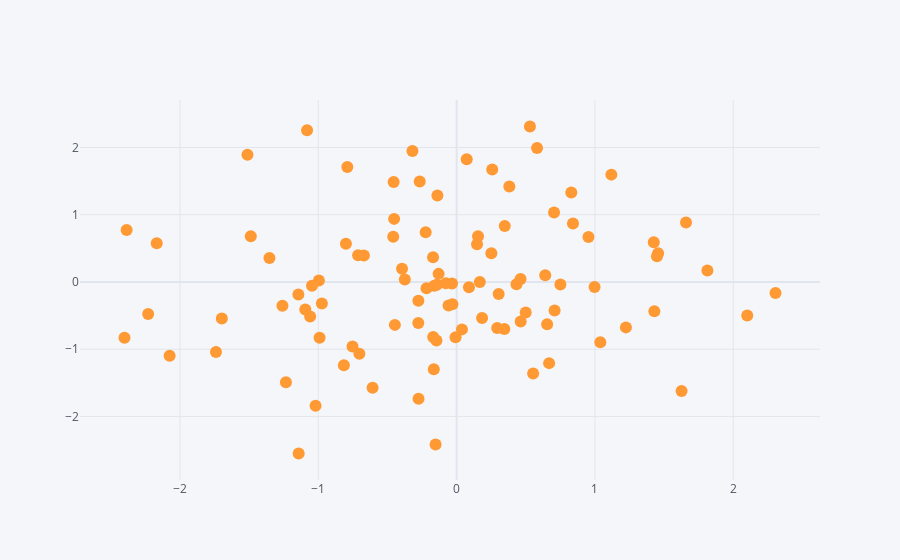

Here is the notebook cell this chart was saved with:
### Code cell
df.iplot(kind='scatter', x='A', y='B',mode='markers')
